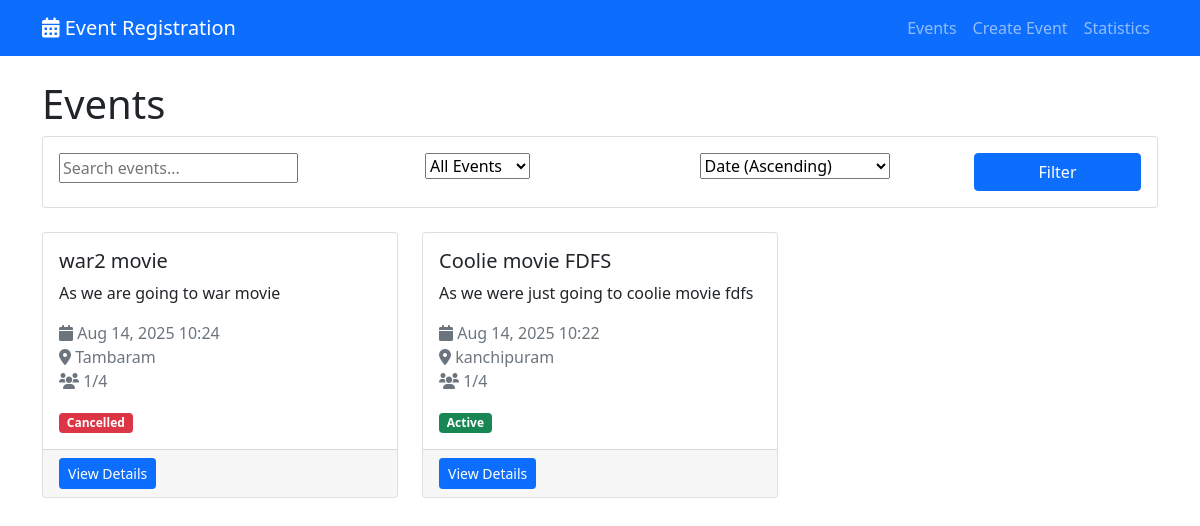
The page / on the database its author committed.
### events/models.py (models this page shows, shortened)
class Event(models.Model):
    STATUS_CHOICES = [
        ('active', 'Active'),
        ('cancelled', 'Cancelled'),
        ('completed', 'Completed'),
    ]
    title = models.CharField(max_length=200)
    description = models.TextField()
    date = models.DateTimeField()
    location = models.CharField(max_length=200)
    capacity = models.PositiveIntegerField()
    status = models.CharField(max_length=10, choices=STATUS_CHOICES, default='active')
    created_at = models.DateTimeField(auto_now_add=True)
    updated_at = models.DateTimeField(auto_now=True)
    class Meta:
        ordering = ['-date']
    @property
    def registered_count(self):
        return self.registrations.filter(status='confirmed').count()

### events/views.py (the view)
# urls.py: path('', views.event_list, name='event_list'),
def event_list(request):
    events = Event.objects.all()
    form = EventFilterForm(request.GET)
    if form.is_valid():
        search = form.cleaned_data.get('search')
        status = form.cleaned_data.get('status')
        sort_by = form.cleaned_data.get('sort_by')
        if search:
            events = events.filter(
                Q(title__icontains=search) |
                Q(description__icontains=search) |
                Q(location__icontains=search)
            )
        if status:
            events = events.filter(status=status)
        if sort_by:
            events = events.order_by(sort_by)
    paginator = Paginator(events, 6)  # 6 events per page
    page_number = request.GET.get('page')
    page_obj = paginator.get_page(page_number)
    context = {
        'page_obj': page_obj,
        'form': form,
        'events': page_obj,
    }
    return render(request, 'events/event_list.html', context)

### events/forms.py
class EventFilterForm(forms.Form):
    SORT_CHOICES = [
        ('date', 'Date (Ascending)'),
        ('-date', 'Date (Descending)'),
        ('title', 'Title (A-Z)'),
        ('-title', 'Title (Z-A)'),
        ('capacity', 'Capacity (Low to High)'),
        ('-capacity', 'Capacity (High to Low)'),
    ]
    STATUS_CHOICES = [
        ('', 'All Events'),
        ('active', 'Active'),
        ('cancelled', 'Cancelled'),
        ('completed', 'Completed'),
    ]
    search = forms.CharField(required=False, widget=forms.TextInput(attrs={'placeholder': 'Search events...'}))
    status = forms.ChoiceField(choices=STATUS_CHOICES, required=False)
    sort_by = forms.ChoiceField(choices=SORT_CHOICES, required=False, initial='date')

### events/templates/events/event_list.html (shortened to what this page needs)
{% extends 'base.html' %}
{% block content %}
<div class="row">
    <div class="col-12">
        <h1>Events</h1>
        <div class="card mb-4">
            <div class="card-body">
                <form method="get" class="row g-3">
                    <div class="col-md-4">
                        {{ form.search }}
                    </div>
                    <div class="col-md-3">
                        {{ form.status }}
                    </div>
                    <div class="col-md-3">
                        {{ form.sort_by }}
                    </div>
                    <div class="col-md-2">
                        <button type="submit" class="btn btn-primary w-100">Filter</button>
                    </div>
                </form>
            </div>
        </div>
        <div class="row">
            {% for event in events %}
                <div class="col-md-6 col-lg-4 mb-4">
                    <div class="card h-100">
                        <div class="card-body">
                            <h5 class="card-title">{{ event.title }}</h5>
                            <p class="card-text">{{ event.description|truncatewords:20 }}</p>
                            <p class="text-muted">
                                <i class="fas fa-calendar"></i> {{ event.date|date:"M d, Y H:i" }}<br>
                                <i class="fas fa-map-marker-alt"></i> {{ event.location }}<br>
                                <i class="fas fa-users"></i> {{ event.registered_count }}/{{ event.capacity }}
                            </p>
                            <span class="badge bg-{% if event.status == 'active' %}success{% elif event.status == 'cancelled' %}danger{% else %}secondary{% endif %}">
                                {{ event.get_status_display }}
                            </span>
                        </div>
                        <div class="card-footer">
                            <a href="{% url 'event_detail' event.pk %}" class="btn btn-primary btn-sm">View Details</a>
                        </div>
                    </div>
                </div>
            {% empty %}
                <div class="col-12">
                    <div class="alert alert-info">No events found.</div>
                </div>
            {% endfor %}
        </div>
    </div>
</div>
{% endblock %}

### events/templates/base.html (shortened to what this page needs)
<!DOCTYPE html>
<html lang="en">
<head>
    <link href="https://cdn.jsdelivr.net/npm/bootstrap@5.1.3/dist/css/bootstrap.min.css" rel="stylesheet">
    <link href="https://cdnjs.cloudflare.com/ajax/libs/font-awesome/6.0.0/css/all.min.css" rel="stylesheet">
</head>
<body>
    <nav class="navbar navbar-expand-lg navbar-dark bg-primary">
        <div class="container">
            <a class="navbar-brand" href="{% url 'event_list' %}">
                <i class="fas fa-calendar-alt"></i> Event Registration
            </a>
            <div class="navbar-nav ms-auto">
                <a class="nav-link" href="{% url 'event_list' %}">Events</a>
                <a class="nav-link" href="{% url 'create_event' %}">Create Event</a>
                <a class="nav-link" href="{% url 'event_statistics' %}">Statistics</a>
            </div>
        </div>
    </nav>
    <div class="container mt-4">
        {% block content %}
        {% endblock %}
    </div>
</body>
</html>

### rows shown on the page
Event: title "war2 movie", description "As we are going to war movie", date "Aug 14, 2025 10:24", location "Tambaram", registered_count "1", capacity "4", status "Cancelled"
Event: title "Coolie movie FDFS", description "As we were just going to coolie movie fdfs", date "Aug 14, 2025 10:22", location "kanchipuram", registered_count "1", capacity "4", status "Active"
